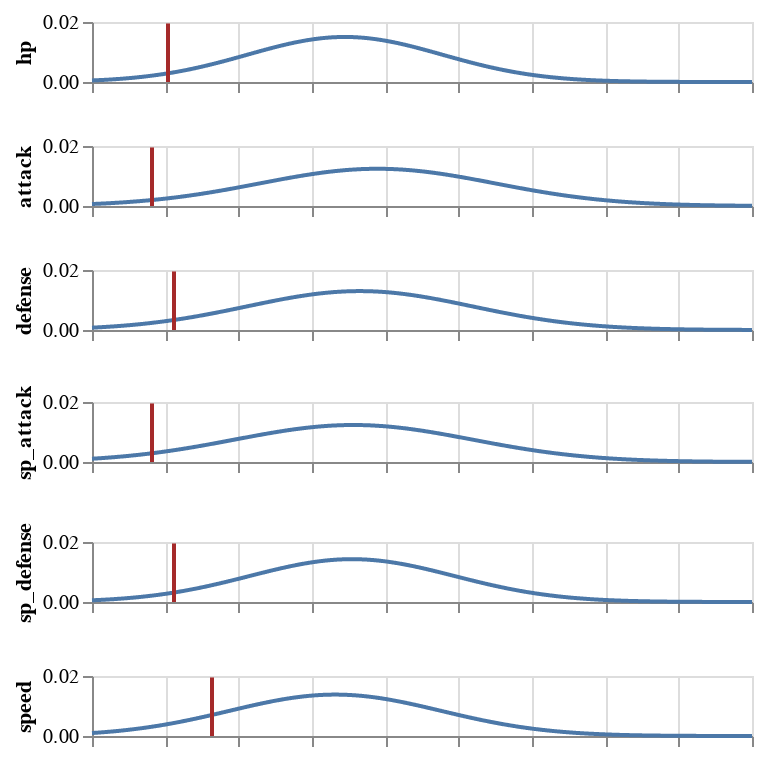

Notebook code cell kept with this figure:
### Code cell
zigzagoon.SHOW

### Figure 1 — Vega-Lite specification as saved in the notebook (floating-point values rounded to 4 significant figures; data arrays with more than 128 entries replaced by an {"elided": "..."} marker saying what was removed)
{"$schema": "https://vega.github.io/schema/vega-lite/v2.6.0.json", "config": {"text": {"angle": 90, "color": "blue"}, "view": {"height": 300, "width": 400}}, "datasets": {"data-befba9a85dc339b9acaf9ca72544468e": [{"y": 0}, {"y": 0.0003983}, {"y": 0.0007965}, {"y": 0.001195}, {"y": 0.001593}, {"y": 0.001991}, {"y": 0.00239}, {"y": 0.002788}, {"y": 0.003186}, {"y": 0.003584}, {"y": 0.003983}, {"y": 0.004381}, {"y": 0.004779}, {"y": 0.005177}, {"y": 0.005576}, {"y": 0.005974}, {"y": 0.006372}, {"y": 0.00677}, {"y": 0.007169}, {"y": 0.007567}, {"y": 0.007965}, {"y": 0.008363}, {"y": 0.008762}, {"y": 0.00916}, {"y": 0.009558}, {"y": 0.009957}, {"y": 0.01035}, {"y": 0.01075}, {"y": 0.01115}, {"y": 0.01155}, {"y": 0.01195}, {"y": 0.01235}, {"y": 0.01274}, {"y": 0.01314}, {"y": 0.01354}, {"y": 0.01394}, {"y": 0.01434}, {"y": 0.01474}, {"y": 0.01513}, {"y": 0.01553}, {"y": 0.01593}, {"y": 0.01633}, {"y": 0.01673}, {"y": 0.01713}, {"y": 0.01752}, {"y": 0.01792}, {"y": 0.01832}, {"y": 0.01872}, {"y": 0.01912}, {"y": 0.01951}], "data-c5bd6da23d9c3f4768f2fc8f076536d8": {"elided": "1000 records"}}, "vconcat": [{"layer": [{"data": {"name": "data-c5bd6da23d9c3f4768f2fc8f076536d8"}, "encoding": {"x": {"axis": {"labels": false}, "field": "x", "title": null, "type": "quantitative"}, "y": {"field": "hp", "title": "hp", "type": "quantitative"}}, "height": 30, "mark": "line", "width": 330}, {"data": {"name": "data-befba9a85dc339b9acaf9ca72544468e"}, "encoding": {"x": {"value": 38}, "y": {"field": "y", "title": "", "type": "quantitative"}}, "mark": {"color": "brown", "type": "line"}}]}, {"layer": [{"data": {"name": "data-c5bd6da23d9c3f4768f2fc8f076536d8"}, "encoding": {"x": {"axis": {"labels": false}, "field": "x", "title": null, "type": "quantitative"}, "y": {"field": "attack", "title": "attack", "type": "quantitative"}}, "height": 30, "mark": "line", "width": 330}, {"data": {"name": "data-befba9a85dc339b9acaf9ca72544468e"}, "encoding": {"x": {"value": 30}, "y": {"field": "y", "title": "", "type": "quantitative"}}, "mark": {"color": "brown", "type": "line"}}]}, {"layer": [{"data": {"name": "data-c5bd6da23d9c3f4768f2fc8f076536d8"}, "encoding": {"x": {"axis": {"labels": false}, "field": "x", "title": null, "type": "quantitative"}, "y": {"field": "defense", "title": "defense", "type": "quantitative"}}, "height": 30, "mark": "line", "width": 330}, {"data": {"name": "data-befba9a85dc339b9acaf9ca72544468e"}, "encoding": {"x": {"value": 41}, "y": {"field": "y", "title": "", "type": "quantitative"}}, "mark": {"color": "brown", "type": "line"}}]}, {"layer": [{"data": {"name": "data-c5bd6da23d9c3f4768f2fc8f076536d8"}, "encoding": {"x": {"axis": {"labels": false}, "field": "x", "title": null, "type": "quantitative"}, "y": {"field": "sp_attack", "title": "sp_attack", "type": "quantitative"}}, "height": 30, "mark": "line", "width": 330}, {"data": {"name": "data-befba9a85dc339b9acaf9ca72544468e"}, "encoding": {"x": {"value": 30}, "y": {"field": "y", "title": "", "type": "quantitative"}}, "mark": {"color": "brown", "type": "line"}}]}, {"layer": [{"data": {"name": "data-c5bd6da23d9c3f4768f2fc8f076536d8"}, "encoding": {"x": {"axis": {"labels": false}, "field": "x", "title": null, "type": "quantitative"}, "y": {"field": "sp_defense", "title": "sp_defense", "type": "quantitative"}}, "height": 30, "mark": "line", "width": 330}, {"data": {"name": "data-befba9a85dc339b9acaf9ca72544468e"}, "encoding": {"x": {"value": 41}, "y": {"field": "y", "title": "", "type": "quantitative"}}, "mark": {"color": "brown", "type": "line"}}]}, {"layer": [{"data": {"name": "data-c5bd6da23d9c3f4768f2fc8f076536d8"}, "encoding": {"x": {"axis": {"labels": false}, "field": "x", "title": null, "type": "quantitative"}, "y": {"field": "speed", "title": "speed", "type": "quantitative"}}, "height": 30, "mark": "line", "width": 330}, {"data": {"name": "data-befba9a85dc339b9acaf9ca72544468e"}, "encoding": {"x": {"value": 60}, "y": {"field": "y", "title": "", "type": "quantitative"}}, "mark": {"color": "brown", "type": "line"}}]}]}
